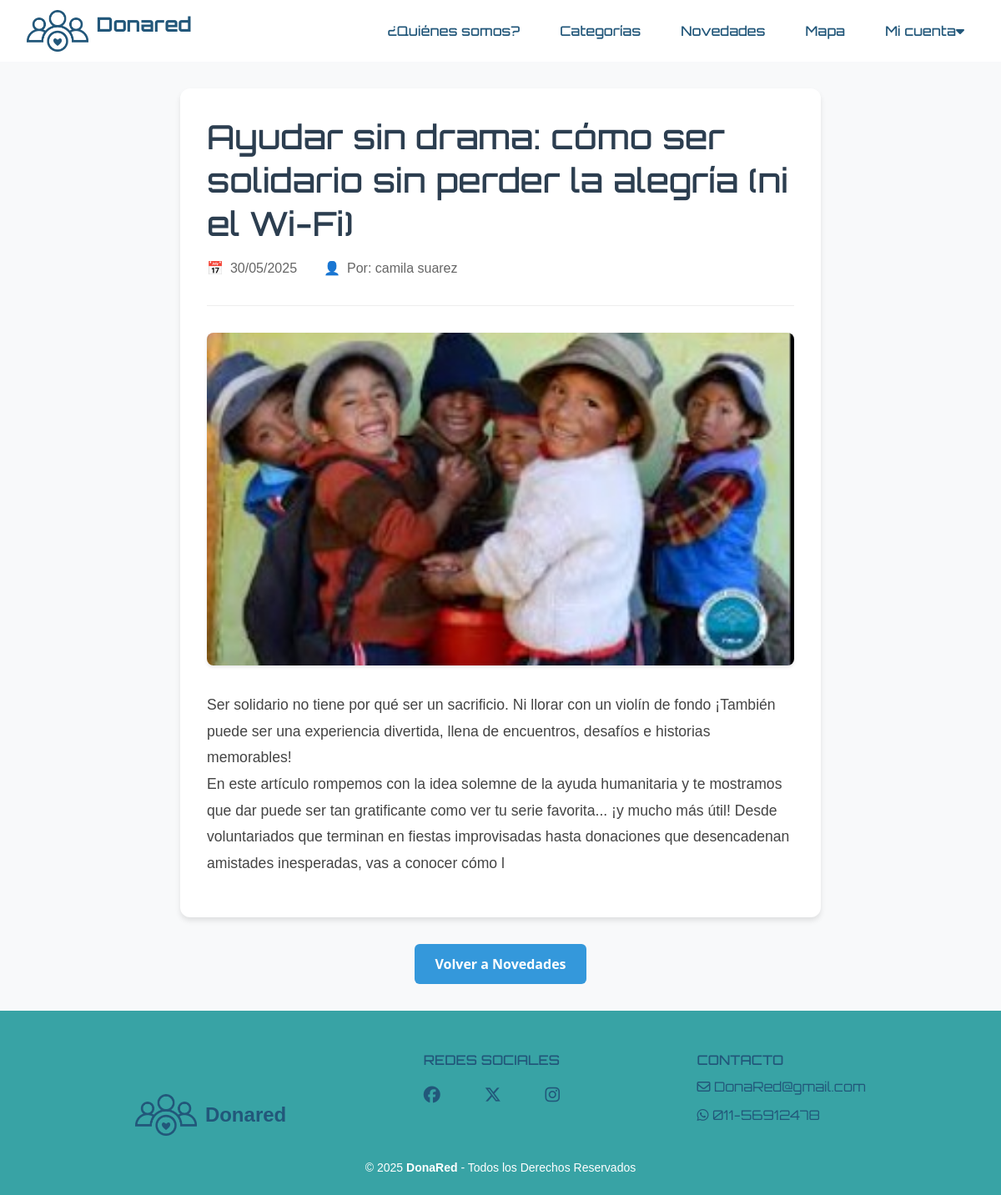
Page /novedades/6/ on the committed database.
### novedades/models.py (models this page shows, shortened)
class Noticia(models.Model):
    ESTADO_CHOICES = [
        ('borrador', 'Borrador'),
        ('publicado', 'Publicado'),
    ]
    titulo = models.CharField(max_length=200)
    descripcion = models.TextField(max_length=500)
    imagen = models.ImageField(upload_to='noticias/')
    fecha_publicacion = models.DateTimeField(default=timezone.now)
    autor = models.ForeignKey(User, on_delete=models.CASCADE)
    estado = models.CharField(max_length=10, choices=ESTADO_CHOICES, default='borrador')
    fecha_creacion = models.DateTimeField(auto_now_add=True)
    fecha_actualizacion = models.DateTimeField(auto_now=True)
    class Meta:
        verbose_name = 'Noticia'
        verbose_name_plural = 'Noticias'
        ordering = ['-fecha_publicacion']

### novedades/views.py (the view)
# urls.py: path('<int:pk>/', views.NoticiaDetailView.as_view(), name='noticia_detail'),
class NoticiaDetailView(DetailView):
    model = Noticia
    template_name = 'novedades/noticia_detail.html'
    context_object_name = 'noticia'
    def get_queryset(self):
        return Noticia.objects.filter(estado='publicado')

### novedades/templates/novedades/noticia_detail.html (shortened to what this page needs)
{% extends 'donaredapp/base.html' %}
{% load static %}
{% block extra_css %}
<link rel="stylesheet" href="{% static 'novedades/css/novedades.css' %}">
{% endblock %}
{% block content %}
<section class="noticia-detalle">
    <div class="contenedor-noticia">
        <article class="noticia-completa">
            <h1>{{ noticia.titulo }}</h1>
            <div class="meta-noticia">
                <p class="fecha-publicacion">{{ noticia.fecha_publicacion|date:"d/m/Y" }}</p>
                <p class="autor">Por: {{ noticia.autor.get_full_name|default:noticia.autor.username }}</p>
            </div>
            {% if noticia.imagen %}
            <div class="imagen-noticia">
                <img src="{{ noticia.imagen.url }}" alt="{{ noticia.titulo }}">
            </div>
            {% endif %}
            <div class="contenido-noticia">
                {{ noticia.descripcion|linebreaks }}
            </div>
        </article>
        <div class="botones-navegacion">
            <a href="{% url 'novedades:noticia_list' %}" class="btn-volver">Volver a Novedades</a>
        </div>
    </div>
</section>
{% endblock %}

### donaredapp/static/donaredapp/style.css (style rules this page uses)
html, body { max-width: 100vw; overflow-x: hidden; }
body { background-color: #ffffff; color: #22577A; margin: 0 ; padding: 0; box-sizing: border-box; }
h1, h2, h3 { font-family: 'Orbitron', sans-serif; }
p { font-family: 'helvetica', sans-serif; }
a { text-decoration: none; color: inherit; }
.btn-volver { background-color: #22577A; color: white; padding: 0.8rem 1.5rem; border-radius: 8px; text-decoration: none; font-weight: 600; transition: all 0.3s ease; border: none; }

### novedades/static/novedades/css/novedades.css (style rules this page uses)
.noticia-detalle { padding: 2rem 0; background-color: #f8f9fa; }
.contenedor-noticia { max-width: 800px; margin: 0 auto; padding: 0 1rem; }
.noticia-completa { background: white; border-radius: 12px; padding: 2rem; box-shadow: 0 4px 6px rgba(0, 0, 0, 0.1); }
.noticia-completa h1 { color: #2c3e50; font-size: 2.5rem; margin-bottom: 1rem; line-height: 1.3; }
.meta-noticia { display: flex; gap: 2rem; margin-bottom: 2rem; padding-bottom: 1rem; border-bottom: 1px solid #eee; }
.fecha-publicacion, .autor { color: #666; font-size: 1rem; display: flex; align-items: center; }
.fecha-publicacion::before { content: '📅'; margin-right: 0.5rem; }
.autor::before { content: '👤'; margin-right: 0.5rem; }
.imagen-noticia { margin-bottom: 2rem; }
.imagen-noticia img { width: 100%; height: auto; border-radius: 8px; box-shadow: 0 2px 4px rgba(0, 0, 0, 0.1); }
.contenido-noticia { color: #444; font-size: 1.1rem; line-height: 1.8; }
.botones-navegacion { margin-top: 2rem; text-align: center; }
.btn-volver { display: inline-block; padding: 0.75rem 1.5rem; background-color: #3498db; color: white; text-decoration: none; border-radius: 6px; font-weight: 600; transition: background-color 0.3s ease; }

### rows in the picture
Noticia: titulo "Ayudar sin drama: cómo ser solidario sin perder la alegría (ni el Wi-Fi)", fecha_publicacion "30/05/2025", autor.get_full_name "camila suarez", imagen (picture), descripcion "Ser solidario no tiene por qué ser un sacrificio. Ni llorar con un violín de fondo ¡También puede ser una experiencia divertida, llena de encuentros, desafíos e historias memorables! En este artículo rompemos con la idea solemne de la ayuda humanitaria y te mostramos que dar puede ser tan gratificante como ver tu serie favorita... ¡y mucho más útil! Desde voluntariados que terminan en fiestas improvisadas hasta donaciones que desencadenan amistades inesperadas, vas a conocer cómo l"
